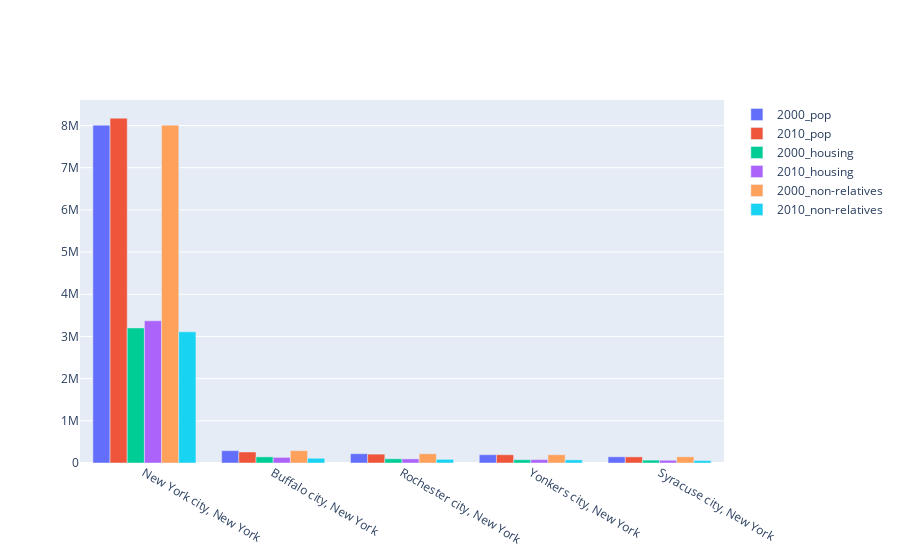

The cell this chart's notebook holds for it:
### Code cell
fig = go.Figure(data=[
    go.Bar(name='2000_pop', x=ny_join['City_Name'], y=ny_join['Total_Population_2000']),
    go.Bar(name='2010_pop', x=ny_join['City_Name'], y=ny_join['Total_Population_2010']),
    go.Bar(name='2000_housing', x=ny_join['City_Name'], y=ny_join['Total_Housing_2000']),
    go.Bar(name='2010_housing', x=ny_join['City_Name'], y=ny_join['Total_Housing_2010']),
    go.Bar(name='2000_non-relatives', x=ny_join['City_Name'], y=ny_join['Presence_of_Non-Relatives_2000']),
    go.Bar(name='2010_non-relatives', x=ny_join['City_Name'], y=ny_join['Presence_of_Non-Relatives_2010']),
])
fig.update_layout(barmode='group')
fig.show()

### Figure 1 — Plotly figure (JSON) as saved in the notebook; plotly's stock layout.template omitted (floating-point values rounded to 4 significant figures)
{"data": [{"name": "2000_pop", "type": "bar", "x": ["New York city, New York", "Buffalo city, New York", "Rochester city, New York", "Yonkers city, New York", "Syracuse city, New York"], "y": [8008278, 292648, 219773, 196086, 147306]}, {"name": "2010_pop", "type": "bar", "x": ["New York city, New York", "Buffalo city, New York", "Rochester city, New York", "Yonkers city, New York", "Syracuse city, New York"], "y": [8175133, 261310, 210565, 195976, 145170]}, {"name": "2000_housing", "type": "bar", "x": ["New York city, New York", "Buffalo city, New York", "Rochester city, New York", "Yonkers city, New York", "Syracuse city, New York"], "y": ["3200912", "145574", "99789", "77589", "68192"]}, {"name": "2010_housing", "type": "bar", "x": ["New York city, New York", "Buffalo city, New York", "Rochester city, New York", "Yonkers city, New York", "Syracuse city, New York"], "y": [3371062, 133444, 97158, 80389, 64356]}, {"name": "2000_non-relatives", "type": "bar", "x": ["New York city, New York", "Buffalo city, New York", "Rochester city, New York", "Yonkers city, New York", "Syracuse city, New York"], "y": ["8008278", "292648", "219773", "196086", "147306"]}, {"name": "2010_non-relatives", "type": "bar", "x": ["New York city, New York", "Buffalo city, New York", "Rochester city, New York", "Yonkers city, New York", "Syracuse city, New York"], "y": [3109784, 112536, 87027, 74550, 57355]}], "layout": {"barmode": "group"}}
